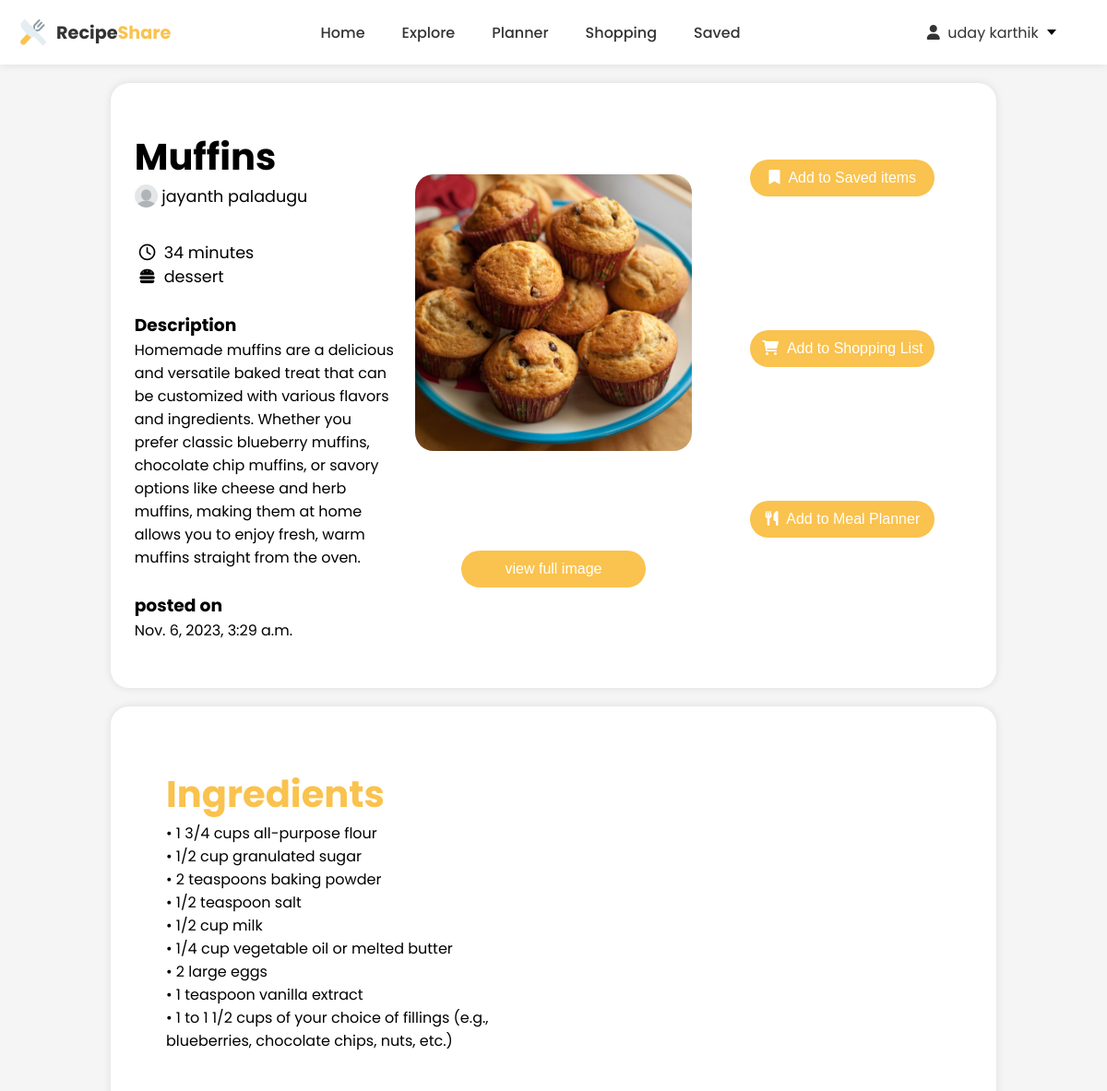
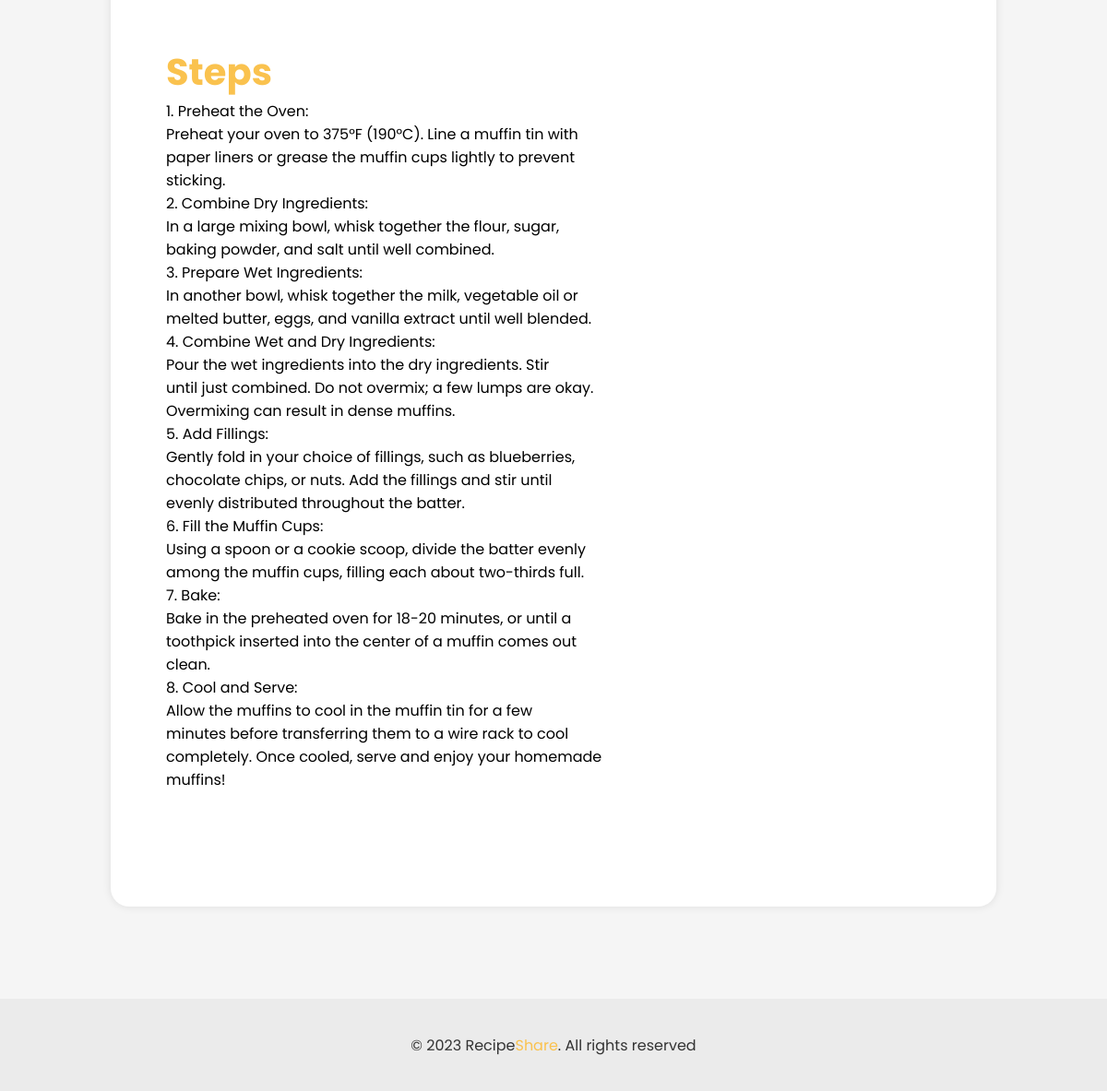
The page /post_details/30 (signed in) on the database its author committed (2 pictures, top to bottom).
### Users/models.py (models this page shows, shortened)
class CustomUser(AbstractBaseUser, PermissionsMixin):
    first_name = models.CharField(max_length=255,null=True, blank=True)
    last_name = models.CharField(max_length=255,null=True, blank=True)
    email = models.EmailField(unique=True)
    is_active = models.BooleanField(default=True)
    is_staff = models.BooleanField(default=False)
    objects = CustomUserManager()
    USERNAME_FIELD = 'email' # this is identifed as the unique identifier for the user
    REQUIRED_FIELDS = [] # this is the required field for the user

### main/models.py (models this page shows, shortened)
class UserPost(models.Model):
    user = models.ForeignKey(CustomUser, on_delete=models.CASCADE)
    recipe_name = models.CharField(max_length=100)
    recipe_image = models.ImageField(upload_to='recipes')
    recipe_time = models.CharField(max_length=100)
    description = models.TextField()
    ingredients = models.TextField()
    steps = models.TextField()
    recipe_type = models.CharField(max_length=100)
    date = models.DateTimeField(auto_now_add=True)

### main/views.py (the view)
# urls.py: path('post_details/<int:id>',views.post_details,name='post_details' ),
def post_details(request, id):
    if request.user.is_authenticated:
        post = UserPost.objects.get(id=id)
        return render(request, 'post_details.html', {'post': post})

### main/templates/post_details.html (shortened to what this page needs)
<!DOCTYPE html>
<html lang="en">
{% load static %}
<head>
    <link rel="stylesheet" href="https://cdnjs.cloudflare.com/ajax/libs/font-awesome/6.0.0-beta3/css/all.min.css" />
</head>
<body>
    <header>
        <div class="logo">
            <img src="{% static 'images/logo.png' %}" alt="logo" height="32px" width="32px" />&nbsp;Recipe<span
                style="color: #fac24e">Share</span>
        </div>
        <div class="menu">
            <a href="{% url 'home' %}">Home</a>
            <a href=" {% url 'explore' %}">Explore</a>
            <a href="{% url 'planner' %}">Planner</a>
            <a href="{% url 'shopping' %}">Shopping</a>
            <a href="{% url 'saved' %}">Saved</a>
        </div>
        <div class="dropdown">
            <div class="select">
                <span class="selected"><i class="fa-solid fa-user"></i>&nbsp;&nbsp;{{ user.first_name }} {{user.last_name }}&nbsp;</span>
                <div class="caret"></div>
            </div>
        </div>
    </header>
    <div class="post_details">
        <div class="basic_details">
            <div class="text">
                <h1 style="font-size: 2.5rem;"
                >{{ post.recipe_name }}</h1>
                <div class="author-details">
                <img src="{% static 'images/profile.png'%}" width="25px" height="25px" style="border-radius:50%;">&nbsp;
                <p> {{post.user.first_name}} {{post.user.last_name}} </p>
                </div>
                <br />
                <div class="time"><i class="fa-regular fa-clock"></i>&nbsp;&nbsp;<p>{{ post.recipe_time }} minutes</p></div>
                <div class="type">
                    <i class="fa-solid fa-burger"></i>&nbsp;&nbsp;
                    <p>{{ post.recipe_type }}</p>
                </div>
                <br />
                <h3>Description</h3>
                <p>{{ post.description }}</p>
                <br />
                <h3>posted on</h3>
                <p>{{ post.date }}</p>
            </div>
            <div class="image">
                <img src="{{ post.recipe_image.url }}" alt="post_image" height="300px" width="300px" />
                <a href="{{ post.recipe_image.url }}" target="_blank"
                ><button>view full image</button></a>
            </div>
            <div class="buttons">
                <button class="save-button" onclick="save_item()" ><i class="fa-solid fa-bookmark"></i>&nbsp;&nbsp;Add to Saved items</button> <br />
                <button class="shop-button" onclick="shop_item()"><i class="fa-solid fa-cart-shopping"></i>&nbsp;&nbsp;Add to Shopping List</button> <br />
                <button class="planner-button" onclick="openPopup()"><i class="fa-solid fa-utensils"></i>&nbsp;&nbsp;Add to Meal Planner</button> <br />
            </div>
        </div>
    </div>
    <div class="main-details">
        <div class="ingredients">
            <h1  style="font-size: 2.5rem; color: #fac24e;">Ingredients</h1>
        <p>{{ post.ingredients | linebreaks }}</p>
        </div>
        <br />
        <div class="steps">
            <h1  style="font-size: 2.5rem; color: #fac24e;">Steps</h1>
            <p>{{ post.steps | linebreaks }}</p>
        </div>
        <div class="delete">
            <button class="delete-button" onclick="delete_post()">&nbsp;&nbsp;Delete Post</button> <br />
        </div>
    </div>
    <footer>
        <p>&copy; 2023 Recipe<span style="color: #fac24e">Share</span>. All rights reserved</p>
    </footer>
</body>

### main/templates/post_details.html (style rules this page uses)
html { scroll-behavior: smooth; }
* { margin: 0; padding: 0; box-sizing: border-box; user-select: none; }
body { font-family: 'Poppins', sans-serif; background-color: #f5f5f5; }
header { display: flex; justify-content: space-between; align-items: center; padding: 10px 20px; height: 70px; background-color: #fff; box-shadow: 0 0 10px rgba(0, 0, 0, 0.1); position: fixed; width: 100%; top: 0; left: 0; z-index: 100; }
.logo { display: flex; align-items: center; font-weight: 700; font-size: 1.2rem; color: #333; }
.logo img { margin-right: 5px; }
.menu { display: flex; justify-content: space-between; align-items: center; }
.menu a { margin: 0 20px; text-decoration: none; color: #333; font-weight: 500; font-size: 1rem; transition: all ease 0.3s; }
.dropdown { min-width: 6em; position: relative; margin: 2em; }
.dropdown * { box-sizing: border-box; }
.select { font-family: 'Poppins', sans-serif; background: white; color:#333; min-width: 6.5%; display: flex; align-items: center; border: none; border-radius: 5px; padding: 0.5em; cursor: pointer; position: relative; }
.caret { color : #333; width: 0; height: 0; border-left: 5px solid transparent; border-right: 5px solid transparent; border-top: 6px solid black; transform: translateX(50%); right: 10px; }
.post_details { padding: 50px 10px; margin-top: 70px; background-color: #fff; box-shadow: 0 0 10px rgba(0, 0, 0, 0.1); border-radius: 20px; width: 80%; margin: 0 auto; margin-top: 90px; min-height: 60vh; }
.basic_details { display: flex; justify-content:space-around; align-items: top; width: 100%; overflow: hidden; }
.basic_details .text, .basic_details .image, .basic_details .buttons { width: 30%; }
.basic_details .image { display: flex; flex-direction: column; justify-content: space-around; align-items: center; text-align: center; }
.basic_details .image button { width: 200px; height: 40px; border: none; border-radius: 20px; background-color: #fac24e; color: #fff; font-weight: 500; font-size: 1rem; margin: 10px 0; cursor: pointer; }
.basic_details img { border-radius: 20px; object-fit: cover; }
.basic_details .buttons { display: flex; flex-direction: column; justify-content: space-around; align-items: center; text-align: center; }
.basic_details .buttons button { width: 200px; height: 40px; border: none; border-radius: 20px; background-color: #fac24e; color: #fff; font-weight: 500; font-size: 1rem; margin: 5px 0; cursor: pointer; }
.author-details { display: flex; align-items: top; font-size: 1.1rem; margin-bottom: 10px; }
.time { display: flex; align-items: center; font-size: 1.1rem; margin-left: 5px; }
.type { display: flex; align-items: center; font-size: 1.1rem; margin-left: 5px; }
.main-details { padding: 50px 10px; margin: 0 auto; margin-top: 20px; background-color: #fff; box-shadow: 0 0 10px rgba(0, 0, 0, 0.1); border-radius: 20px; width: 80%; min-height: 60vh; }
.main-details .ingredients { margin:50px; margin-top: 15px; }
.main-details .steps { margin:50px; margin-top: 15px; }
footer { width: 100%; height: 100px; background-color: rgb(235, 235, 235); color: #333; display: flex; flex-direction: column; align-items: center; justify-content: center; margin-top: 100px; }

### rows shown on the page
CustomUser: first_name "uday", last_name "karthik"
UserPost: recipe_name "Muffins", user.first_name "jayanth", user.last_name "paladugu", recipe_time "34", recipe_type "dessert", description "Homemade muffins are a delicious and versatile baked treat that can be customized with various flavors and ingredients. Whether you prefer classic blueberry muffins, chocolate chip muffins, or savory options like cheese and herb muffins, making them at home allows you to enjoy fresh, warm muffins straight from the oven.", date "Nov. 6, 2023, 3:29 a.m.", recipe_image (picture), ingredients "• 1 3/4 cups all-purpose flour • 1/2 cup granulated sugar • 2 teaspoons baking powder • 1/2 teaspoon salt • 1/2 cup milk • 1/4 cup vegetable oil or melted butter • 2 large eggs • 1 teaspoon vanilla extract • 1 to 1 1/2 cups of your choice of fillings (e.g., blueberries, chocolate chips, nuts, etc.)", steps "1. Preheat the Oven: Preheat your oven to 375°F (190°C). Line a muffin tin with paper liners or grease the muffin cups lightly to prevent sticking. 2. Combine Dry Ingredients: In a large mixing bowl, whisk together the flour, sugar, baking powder, and salt until well combined. 3. Prepare Wet Ingredients: In another bowl, whisk together the milk, vegetable oil or melted butter, eggs, and vanilla extract until well blended. 4. Combine Wet and Dry Ingredients: Pour the wet ingredients into the dry ingredients. Stir until just combined. Do not overmix; a few lumps are okay. Overmixing can result in dense muffins. 5. Add Fillings: Gently fold in your choice of fillings, such as blueberries,…"
